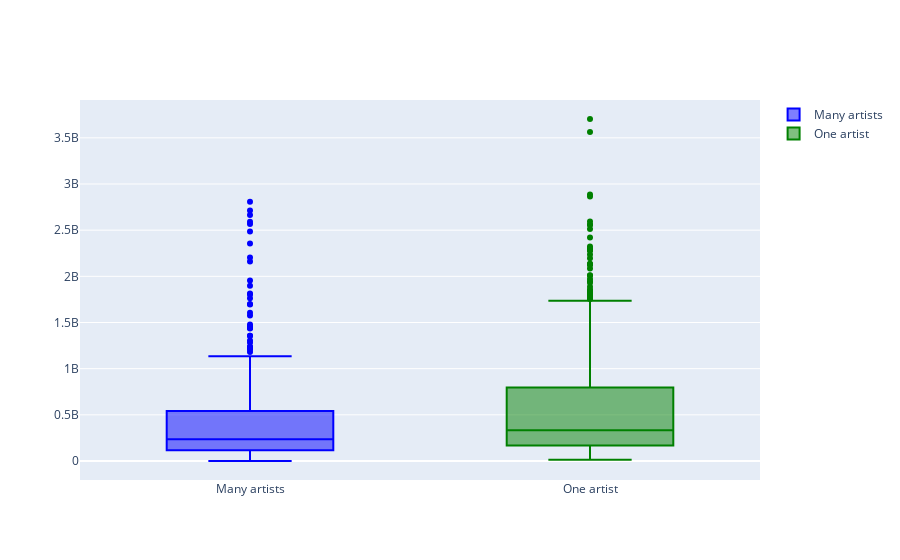

Here is the notebook cell this chart was saved with:
### Code cell
fig = go.Figure()

fig.add_trace(go.Box(
    y = df[df["more_artists"]==True]["streams"],
    name = "Many artists",
    marker_color = "blue"
))

fig.add_trace(go.Box(
    y = df[df["more_artists"]==False]["streams"],
    name = "One artist",
    marker_color = "green",
))

fig.show()

### Figure 1 — Plotly figure (JSON) as saved in the notebook; plotly's stock layout.template omitted (floating-point values rounded to 4 significant figures; data arrays with more than 128 entries replaced by an {"elided": "..."} marker saying what was removed)
{"data": [{"marker": {"color": "blue"}, "name": "Many artists", "type": "box", "y": {"elided": "366 int values"}}, {"marker": {"color": "green"}, "name": "One artist", "type": "box", "y": {"elided": "587 int values"}}], "layout": {}}
